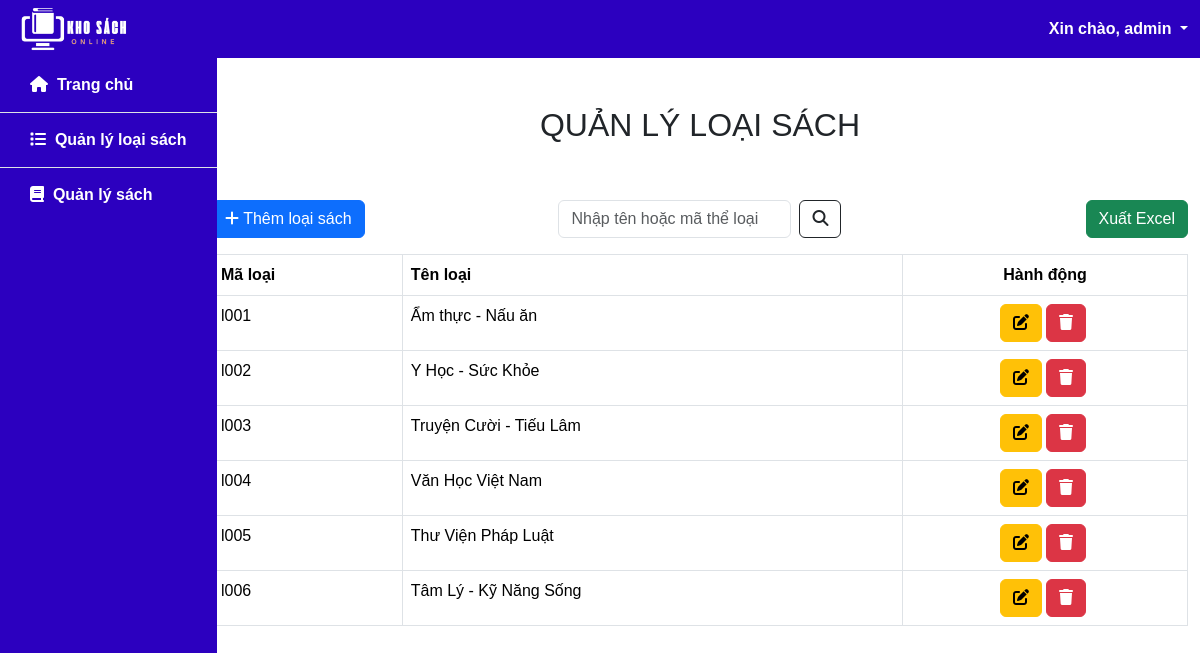
/manage_genre.php (signed in), run on the app's committed database.
### tables this page shows
CREATE TABLE `genre` (
  `id_genre` varchar(10) NOT NULL,
  `name_genre` varchar(100) NOT NULL,
  primary key (`id_genre`)
);

### src/functions.php (called while the page is built, shortened)
<?php
function html_escape(string|null $text): string
{
    return htmlspecialchars($text ?? '', ENT_QUOTES, 'UTF-8', false);
}

### public/manage_genre.php (the view, shortened to what this page needs)
<?php
require_once __DIR__ . '/../src/connect.php';
if ($_SERVER['REQUEST_METHOD'] === 'GET' && isset($_GET['keyword'])) {
    $keyword = $_GET['keyword'];
    $sql = "SELECT * FROM genre
            WHERE name_genre LIKE concat('%', ? '%')
            OR id_genre LIKE ?";
    $stmt = $pdo->prepare($sql);
    $stmt->execute([$keyword, $keyword]);
} else {
    $sql = "SELECT * FROM genre";
    $stmt = $pdo->prepare($sql);
    $stmt->execute();
}
$rows = $stmt->fetchAll(PDO::FETCH_ASSOC);
include_once __DIR__. '/../src/partials/header_ad.php'
?>
<div class="container-fluid flex-grow-1">
    <div class="row">
        <div class="col-2">
            <?php include_once __DIR__. '/../src/partials/slidebar_ad.php' ?>
        </div>
        <div class="col-10">
            <div class="row justify-content-center m-5">
                <h2 class="text-center">QUẢN LÝ LOẠI SÁCH</h2>
            </div>
            <div class="row mb-3">
                <div class="col">
                    <a href="/add_genre.php" class="btn btn-primary">
                        <i class="fa-solid fa-plus"></i> Thêm loại sách
                    </a>
                </div>
                <div class="col d-flex justify-content-center ">
                    <form class="d-flex" role="search" method="GET">
                        <input class="form-control me-2" type="search" placeholder="Nhập tên hoặc mã thể loại"
                            aria-label="Search" name="keyword"
                            value="<?= isset($_GET['keyword']) ? html_escape($_GET['keyword']) : '' ?>">
                        <button class="btn btn-outline-dark" type="submit"><i
                                class="fa-solid fa-magnifying-glass"></i></button>
                    </form>
                </div>
                <div class="col d-flex justify-content-end">
                    <form method="post">
                        <button class="btn btn-success" type="submit" name="export">
                            Xuất Excel
                        </button>
                    </form>
                </div>
            </div>
            <div class="row my-3">
                <div class="col">
                    <table class="table table-bordered">
                        <thead>
                            <tr>
                                <th class="align-content-start">Mã loại</th>
                                <th class="align-content-start">Tên loại</th>
                                <th class="text-center align-content-start">Hành động</th>
                            </tr>
                        </thead>
                        <tbody>
                            <?php foreach ($rows as $row) : ?>
                            <tr>
                                <td><?= html_escape($row['id_genre']) ?></td>
                                <td><?= html_escape($row['name_genre']) ?></td>
                                <td>
                                    <div class="d-flex justify-content-center">
                                        <a href="<?= 'edit_genre.php?id_genre=' . $row['id_genre'] ?>"
                                            class="btn btn-xs btn-warning">
                                            <i class="fa-solid fa-pen-to-square"></i></a>
                                        <form class="form-inline mx-1" action="/delete_genre.php" method="POST">
                                            <button id="delete-genre-btn" type="button"
                                                class="btn btn-xs btn-danger  delete-genre-btn" data-toggle="modal"
                                                name="delete-genre" data-target="#delete-confirm">
                                                <i class="fa-solid fa-trash"></i>
                                            </button>
                                        </form>
                                    </div>
                                </td>
                            </tr>
                            <?php endforeach ?>
                        </tbody>
                    </table>
                </div>
            </div>
        </div>
    </div>
</div>
<?php
include_once __DIR__. '/../src/partials/footer_ad.php'
?>

### public/css/style.css (style rules this page uses)
* { font-family:Arial, Helvetica, sans-serif; }

### data on the page
genre: id_genre "l001", name_genre "Ẩm thực - Nấu ăn"
genre: id_genre "l002", name_genre "Y Học - Sức Khỏe"
genre: id_genre "l003", name_genre "Truyện Cười - Tiếu Lâm"
genre: id_genre "l004", name_genre "Văn Học Việt Nam"
genre: id_genre "l005", name_genre "Thư Viện Pháp Luật"
genre: id_genre "l006", name_genre "Tâm Lý - Kỹ Năng Sống"

### other printed values
$_SESSION['user']['fullname'] "admin"
